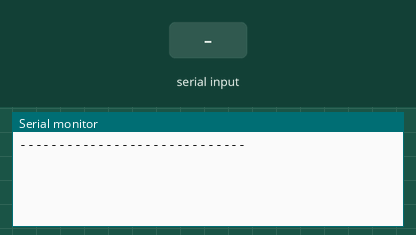
Simulated run of this sketch. Board: ESP32. On the bench: the last lines printed to the serial monitor. The test bench sets the inputs (shaded band).

Above: at 1.8 s.
1.9 s: "1\n" received over Serial
At 2.06 s:
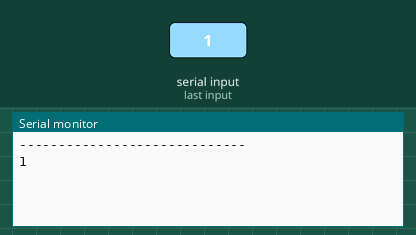
4.7 s: "0\n" received over Serial
At 5.3 s:
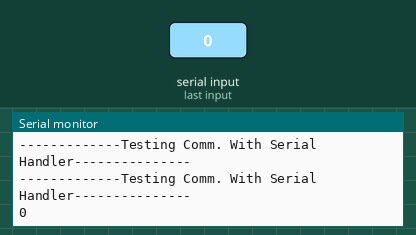
6.2 s: "2\n" received over Serial
At 6.41 s:
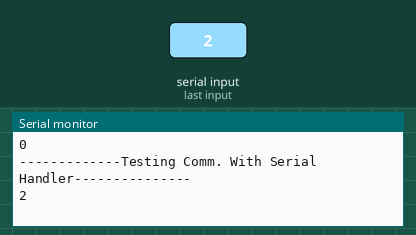

The sketch:

ESP32___HW_Interrupt___ISR_Task_Sync_CircBuffer.ino
```cpp
//ref: https://www.digikey.com/en/maker/projects/introduction-to-rtos-solution-to-part-9-hardware-interrupts/3ae7a68462584e1eb408e1638002e9ed
//****************************************************** introduction
// this program borrows design from the given answer (check modified answer in Answers folder)
// instead of double buffer, a circular buffer is used here
// not using FreeRTOS task notification
//****************************************************** operation
//concepts: circular buffer, semaphore, queue, spinlock
//timer ISR writes to buffer 10 times/1sec
//-> check for overwritting
//-> send notif./give semaphore when written 10 times

//calcAvg task wait for available /semaphore
//-> wait for semaphore
//-> "wake up" whenever available
//-> calc. average
//-> write to avg
//-> check for overwritting
//-> give done_reading semaphore

//serial task handles serial terminal I/O

// special: buffer overriting? -> write position goes too fast and wants to overwrite read position
//****************************************************** notes
// PuTTY: press Ctrl + J to send linefeed
// extra: use enum to replace static const
// critical section vs mutex???
//****************************************************** includes
// #include semphr.h                                   // vanilla
//****************************************************** only 1 core
#if CONFIG_FREERTOS_UNICORE
  static const BaseType_t app_cpu = 0;
#else
  static const BaseType_t app_cpu = 1;
#endif
//****************************************************** settings
// static const int adc_pin = A0;                      // no need -> use hallRead()
uint8_t maxSerialReadBytes = 32;
//------------------------------------------------------ interrupt + HW timer
static const uint16_t timer_divider = 8;             // ESP32 base clock = 80MHz -> divided clock = 1MHz
static const uint64_t timer_max_count = 1000000;
//------------------------------------------------------ circular buffer
static const uint16_t BUF_LEN = 50;
static const uint16_t SAMPLE_SIZE = 10;
//------------------------------------------------------ access control & signaling -> semaphore/mutex/spinlock
static portMUX_TYPE spinlock = portMUX_INITIALIZER_UNLOCKED;
//------------------------------------------------------ queue
enum { MSG_LEN = 100 };                               // max characters in message body
enum { MSG_QUEUE_LEN = 5 };                           // number of slots in message queue
typedef struct Message{
  char body[MSG_LEN];
}Message;
//------------------------------------------------------ task A -> avg calc
//------------------------------------------------------ task B -> serial
static const char command[] = "avg";                  // command to compare w/ user input
//static const int cmdLength;                         // no need -> strcmp() checks until first NULL
static const uint32_t cli_delay = 20;                 // serial task delay -> ms
enum { maxSerialBytes = 255};                            // number of characters in buffer
//****************************************************** var.
static volatile float avg = 99;
//------------------------------------------------------ circular buffer
static volatile uint16_t circBuffer[BUF_LEN];
//------------------------------------------------------ interrupt + HW timer
static hw_timer_t *timer = NULL;                      // ESP32 HAL timer -> comes w/ Arduino lib.
//static volatile int val = 0;                          // protect -> val. might change outside the scope of current task???
//static SemaphoreHandle_t bin_sem = NULL;
//------------------------------------------------------ access control & signaling -> semaphore/mutex/spinlock
static TaskHandle_t processing_task = NULL;
static SemaphoreHandle_t hndl_sem_done_writing = NULL;
static SemaphoreHandle_t hndl_sem_done_reading = NULL;
//------------------------------------------------------ queue
static QueueHandle_t hndl_msg_queue;
//****************************************************** ISR
void IRAM_ATTR onTimer(){
  //-------------- take hndl_sem_done_reading
  //-------------- if yes, take adc, put into [idx]

  //Serial.println("______^^^^^^^^^^^^^^^^^^^________");

  static uint16_t idx = 0;                            // static -> initialize only once + val. persists
  static uint8_t sampling = 0;                        // as both enable and count
  BaseType_t task_woken = pdFALSE;

  if (sampling == 0 && xSemaphoreTakeFromISR(hndl_sem_done_reading, &task_woken) == pdTRUE){
    sampling = 1;                                     // can only take once -> need a flag for 10X sampling
  }

  if (sampling > 0 && sampling <= SAMPLE_SIZE){       // do 10X sampling until sampling < SAMPLE_SIZE
    circBuffer[idx] = hallRead();
    idx = (idx + 1) % BUF_LEN;
    sampling++;
  }else{
    xSemaphoreGiveFromISR(hndl_sem_done_writing, &task_woken);
    sampling = 0;
  }

  if (task_woken) {                                   // exit to unblocked higher priority task (ESP-IDF) -> not nec. the current task
    portYIELD_FROM_ISR();
  }
}
//****************************************************** task
//------------------------------------------------------ task A f()
void calcAvgVal(void *parameter){
  //-------------- take hndl_sem_done_writing
  //-------------- if yes -> calc average from circ. buffer
  //-------------- put into avg
  //-------------- give hndl_sem_done_reading semaphore
  Message msg;
  static uint16_t idx = 0;
  float average = 0;

  float sum = 0;
  int i = 0;
  while(1){
    //-------------------------------------------------- wake-up detection
    xSemaphoreTake(hndl_sem_done_writing, portMAX_DELAY);
    //-------------------------------------------------- calc. average
    average = 0.0;
    for (i = 0; i < SAMPLE_SIZE; i++){
      average = average + (float) circBuffer[i];
    }
    average = average / 10;
    //-------------------------------------------------- put into avg
    portENTER_CRITICAL(&spinlock);                    // updating the shared float may or may not take multiple isntructions
    //Serial.println("______******************________");
    avg = average;
    portEXIT_CRITICAL(&spinlock);
    //-------------------------------------------------- give hndl_sem_done_reading semaphore
    portENTER_CRITICAL(&spinlock);
    xSemaphoreGive(hndl_sem_done_reading);
    portEXIT_CRITICAL(&spinlock);

    strcpy(msg.body, "-------------Testing Comm. With Serial Handler---------------");
    xQueueSend(hndl_msg_queue, (void *)&msg, 10);
  }
}
//------------------------------------------------------ task B f()
// keep checking serial availability
// if avail. -> print to terminal
// when typing finished -> check w/ "avg" -> if true -> print float Average
// ***for simplicity -> assume no buffer overflow
void cmdLI(void *parameters){
  //-------------- process queue
  //-------------- process serial
  //--------------1)check w/ buffer length limit
  //--------------2)echo
  //--------------3)check w/ cmd && print avg

  Message rcv_msg;                                    // for queue

  char charRead;
  char charSerial[maxSerialBytes];
  int i = 0;

  memset(charSerial, 0, maxSerialBytes);

  while(1){
    //-------------------------------------------------------------------- process queue
    if (xQueueReceive(hndl_msg_queue, (void *)&rcv_msg, 0) == pdTRUE){  // (handle, buffer, block time)
      Serial.println(rcv_msg.body);
    }
    //-------------------------------------------------------------------- process serial
    if(Serial.available()){
      //if buffer not full -> read once
      //if CR or LF -> insert termination -> done
      //if not, put in [i] -> i++
      if (i < maxSerialBytes - 1){                                      // last index for termination
        charSerial[i] = Serial.read();                                  // read once

        if ( (charSerial[i] == '\n') || (charSerial[i] == '\r') ){      // check for CR LF -> finish reading?
          Serial.print("\r\n");                                         // "echo"
          charSerial[i] = '\0';                                         // insert termination
          //-------------------------------------------------------------- 3)check w/ cmd && print avg
          if (strcmp(charSerial, command) == 0){
          //if (strncmp(charSerial, "avg",3) == 0){
            Serial.println("_________________________");
            Serial.println(avg);
          }
          memset(charSerial, 0, maxSerialBytes);                        // reset buffer
          i = 0;                                                        // reset index
        }else{
          Serial.print(charSerial[i]);                                  // echo
          i++;                                                          // ++i & continue reading
        }
      }
        //--------------------------------------------- ASCII alt.
//        Serial.write(13);
//        Serial.write(10);
    }
    vTaskDelay(cli_delay / portTICK_PERIOD_MS);       // don't hog the CPU -> yield to other tasks
  }
}
//****************************************************** main
void setup() {
  //--------------------------------------------------- serial
  Serial.begin(115200);
  vTaskDelay(1000 / portTICK_PERIOD_MS);
  Serial.println("-----------------------------");
  //--------------------------------------------------- semaphore
  hndl_sem_done_writing = xSemaphoreCreateCounting((int)BUF_LEN/SAMPLE_SIZE, 0); //(max, init)
  hndl_sem_done_reading = xSemaphoreCreateCounting((int)BUF_LEN/SAMPLE_SIZE, 5);
  //****** add NULL creation check ******
  //--------------------------------------------------- queue
  hndl_msg_queue = xQueueCreate(MSG_QUEUE_LEN, sizeof(Message));
  //--------------------------------------------------- start task
  xTaskCreatePinnedToCore(calcAvgVal,
                          "Calculate Average",
                          1024,
                          NULL,
                          1,
                          &processing_task,          // save handle for use with notifications
                          app_cpu);
  xTaskCreatePinnedToCore(cmdLI,
                          "Command Line Interface",
                          1024,
                          NULL,
                          2,                         // ****** why priority 2? ******
                          NULL,
                          app_cpu
                          );
  //--------------------------------------------------- start timer
  timer = timerBegin(0, timer_divider, true);        // (timer num, divider, count up?)
  timerAttachInterrupt(timer, &onTimer, true);
  timerAlarmWrite(timer, timer_max_count, true);
  timerAlarmEnable(timer);

  vTaskDelete(NULL);                                 // task for setup() & loop() no longer needed
}

void loop() {

}


//--- check w/ readIdx
//1)if writeIdx+10 >= readIdx
//2)if tail+10 > bufferSize - 1
//-> check if [+10 - (bufferSize - writeIdx)] >= readIdx
//
//-> i++ incremental smapling for 10 times
//-> each time -> if ((wIdx + 1)%(size - 1)) >= rIdx -> retracment
//-> retracement: wIdx = wIdx_new - (i+1)-> if wIdx < 0 -> wIdx = size + wIdx
//
//workflow
//*<-> head, setup, loop
//*-> serial task
//-> ISR
//-> calc task
```

Measured:
- after the input at 1.9 s, the serial monitor: prints a new line at once (image 1)
- after the input at 4.7 s, the serial monitor: prints a new line at once (image 2)
- after the input at 6.2 s, the serial monitor: prints a new line at once (image 3)
